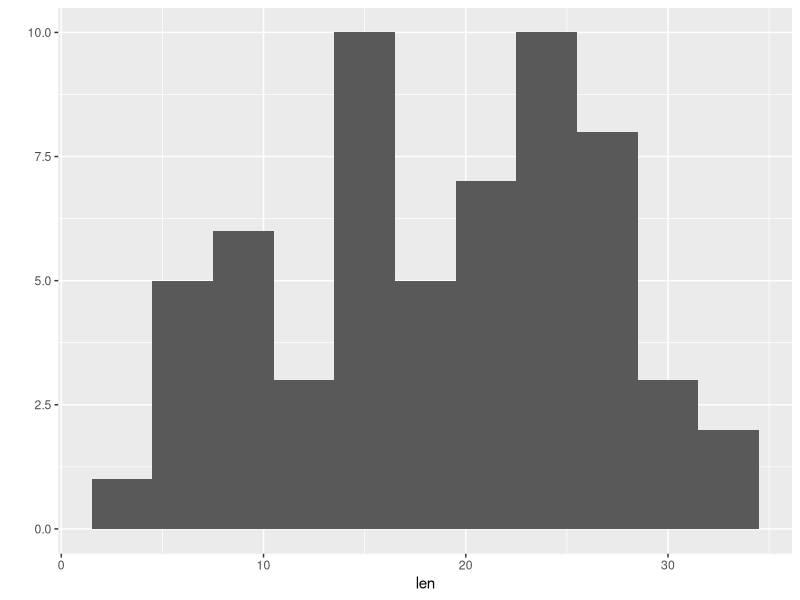
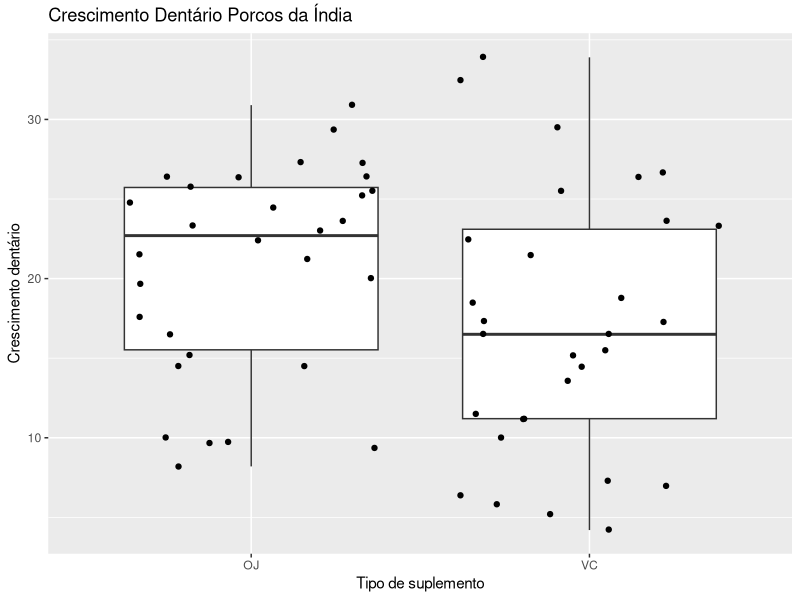

These charts were generated, in order, by the following R code:

# Teste T - Dados ToothGrowth -------------------------------------------------------------------------------------------------------
# Autoria do script: Jeanne Franco ---------------------------------------------------------------------------------------------------------
# Data do script: 06/05/22 -----------------------------------------------------------------------------------------------------------------
# Referência: Curso Udemy ------------------------------------------------------------------------------------------------------------------

# Pacote necessário ------------------------------------------------------------------------------------------------------------------------

library(tidyverse)

# Dados ------------------------------------------------------------------------------------------------------------------------------------

?ToothGrowth

dente <- ToothGrowth
head(dente)
str(dente)

# Análise da normalidade dos dados ---------------------------------------------------------------------------------------------------------

qplot(x = len, data = dente, binwidth = 3) # Histograma

### Teste Shapiro-Wilk de normalidade
### H0 = Distribuição normal e p > 0.05

shapiro.test(dente$len)

# Gráfico da diferença entre grupos --------------------------------------------------------------------------------------------------------

ggplot(dente, aes(x = supp, y = len)) +
  geom_boxplot() +
  geom_jitter() +
  labs(title = "Crescimento Dentário Porcos da Índia",
       x = "Tipo de suplemento",
       y = "Crescimento dentário")

# Cálculo das médias dos grupos ------------------------------------------------------------------------------------------------------------


